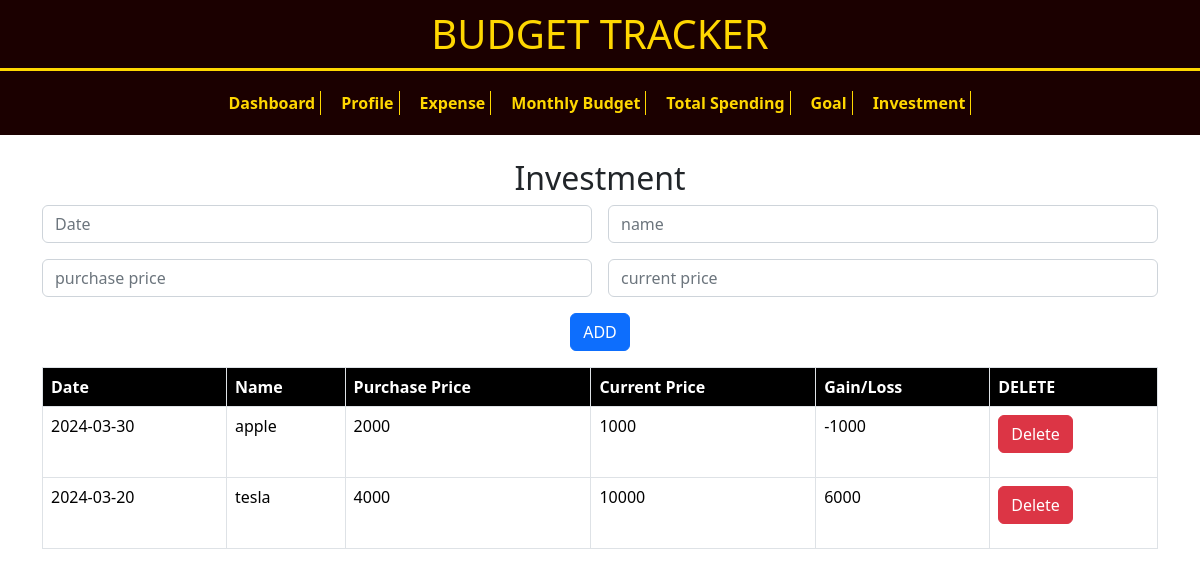
Page /investment.php (signed in) on the committed database.
### tables this page shows
CREATE TABLE `investment` (
  `investment_id` int(11) NOT NULL,
  `account_id` int(11) NOT NULL,
  `date` date NOT NULL,
  `name` varchar(50) NOT NULL,
  `purchase_Price` double NOT NULL,
  `current_Price` double NOT NULL,
  `gain/loss` double NOT NULL
);

### investment.php (the view, shortened to what this page needs)
<?php
include 'includes/config.php';
?>
<head>
    <link href="https://cdn.jsdelivr.net/npm/bootstrap@5.2.0-beta1/dist/css/bootstrap.min.css" rel="stylesheet"
>
</head>
<body>
<?php
include 'includes/header.php';
?>
<div class="container mt-4">
    <h2 class="investment">Investment</h2>
<?php
$username = isset($_SESSION['username']) ? $_SESSION['username'] : null;
if ($username) {
    $query = "SELECT account_Type FROM account WHERE username = ?";
    $statement = mysqli_prepare($conn, $query);
    mysqli_stmt_bind_param($statement, "s", $username);
    mysqli_stmt_execute($statement);
    $result = mysqli_stmt_get_result($statement);
    if ($result && mysqli_num_rows($result) > 0) {
        $row = mysqli_fetch_assoc($result);
    } else {
        echo "<div class='container'><p class='text-center'>Username not found in session.</p></div>";
        echo "</body></html>";
        exit();
    }
}
?>
    <form action="includes/investment.add.php" method="post">
        <div class="row g-3">
            <div class="col-sm-6">
                <input type="text" name="date" class="form-control datepicker" placeholder="Date" required>
            </div>
            <div class="col-sm-6">
                <input type="text" name="name" class="form-control" placeholder="name" required>
            </div>
            <div class="col-sm-6">
                <input type="text" name="purchase_price" class="form-control" placeholder="purchase price" required>
            </div>
            <div class="col-sm-6">
                <input type="text" name="current_price" class="form-control" placeholder="current price" required>
            </div>
        </div>
        <div class="add-button">
            <button type="submit" class="btn btn-primary mt-3">ADD</button>
        </div>
    </form>
</div>
<?php
if ($row['account_Type'] === "professional") {
    echo "
        <div class='container'>
            <div class='table-responsive'>
                <table class='table table-bordered'>
                    <thead>
                        <tr>
                            <th>Date</th>
                            <th>Name</th>
                            <th>Purchase Price</th>
                            <th>Current Price</th>
                            <th>Gain/Loss</th>
                            <th>DELETE</th>
                        </tr>
                    </thead>
                    <tbody>";
    $query = "SELECT i.investment_id,i.date, i.name, i.purchase_price, i.current_price
                      FROM investment AS i
                      INNER JOIN account AS a ON i.account_id = a.account_id
                      WHERE a.username = ?";
    $statement = mysqli_prepare($conn, $query);
    mysqli_stmt_bind_param($statement, "s", $username);
    mysqli_stmt_execute($statement);
    $result = mysqli_stmt_get_result($statement);
    if ($result && mysqli_num_rows($result) > 0) {
        while ($row = mysqli_fetch_assoc($result)) {
            $gain_loss = $row['current_price'] - $row['purchase_price'];
            echo "
                        <tr>
                            <td>" . $row['date'] . "</td>
                            <td>" . $row['name'] . "</td>
                            <td>" . $row['purchase_price'] . "</td>
                            <td>" . $row['current_price'] . "</td>
                            <td>" . $gain_loss . "</td>
                            <td>
                            <form action='includes/investment.delete.php' method='post'>
                            <input type='hidden' name='investment_id' value='" . $row['investment_id'] . "'>
                            <button type='submit' class='btn btn-danger'>Delete</button>
                            </form>
                            </td>
                        </tr>";
        }
    } else {
        echo "<tr><td colspan='6'>No investment details found.</td></tr>";
    }
    echo "
                    </tbody>
                </table>
            </div>
        </div>";
}
?>
</body>
</html>

### investment.php (style rules this page uses)
.add-button { text-align:center; }
.investment { display:flex; justify-content:center; }
.table thead th { background-color: black; color: white; }
.table tbody td { color: black; }

### rows in the picture
investment: date "2024-03-30", name "apple", purchase_Price "2000", current_Price "1000", gain_loss "-1000"
investment: date "2024-03-20", name "tesla", purchase_Price "4000", current_Price "10000", gain_loss "6000"
